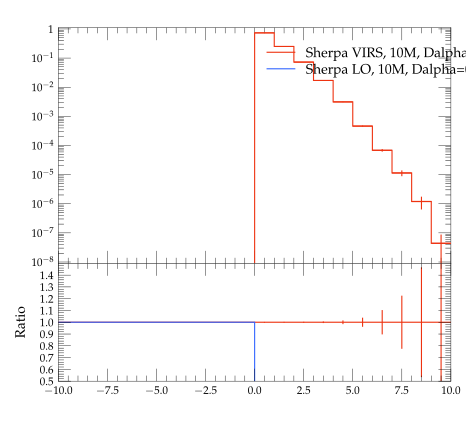

Source code (Python):
#! /usr/bin/env python

# This Python script was auto-generated using YODA v2.0.0.
# Analysis object: /evtb/cutEg_jbjg_deta
# Timestamp: 16-04-2024 (10:08:55)

import matplotlib as mpl
import matplotlib.pyplot as plt
mpl.use('Agg') # comment out for interactive use
import os
import numpy as np

plotDir = os.path.split(os.path.realpath(__file__))[0]
if 'YODA_USER_PLOT_PATH' in globals():
    plot_outdir = globals()['YODA_USER_PLOT_PATH']
else:
    plot_outdir = plotDir

#plot style
plt.style.use(os.path.join(plotDir, '../default.mplstyle'))
# plot metadata
figW, figH = plt.rcParams['figure.figsize']
ax_xLabel = r''
ax_yLabel = r''
ax_title  = r''
ax_xScale = 'linear'
ax_yScale = 'log'
xLims = (-10.0, 10.0)
yLims = (9.000000000000001e-09, 1.1)

# TeX-friendly labels for the legend
labels = [ r"Sherpa VIRS, 10M, Dalpha=0.01", r"Sherpa LO, 10M, Dalpha=0.01" ]

# Create figure and axis objects
fig, (ax, ratio0_ax) = plt.subplots(2, 1, sharex=True,
                  figsize=(figW,figH), gridspec_kw={'height_ratios': (2, 1)})
ratio0_ax.yaxis.set_major_locator(mpl.ticker.MultipleLocator(0.1))
ratio0_ax.set_ylim(0.5, 1.4999)
ratio0_ax.set_ylabel('Ratio')

# LineColor map: curve index -> color
linecolors = {0: '#EE3311', 1: '#3366FF'}
# the numerical data is stored in a separate file
dataf = dict()
prefix = os.path.split(__file__)[0]
if prefix:    prefix = prefix + '/'
exec(open(prefix+'cutEg_jbjg_deta__data.py').read(), dataf)


legend_handles = [] # keep track of handles for the legend

# style options for curves
# starts at zorder>=5 to draw curve on top of legend
styles = {
  'curve0': {
    'color' : linecolors[0],
    'linestyle' : '-',
    'marker' : 'o',
    'zorder' : 5,
    'histstyle' : True,
  },
  'curve1': {
    'color' : linecolors[1],
    'linestyle' : '-',
    'marker' : 'o',
    'zorder' : 6,
    'histstyle' : True,
  },
}
# curve from input yoda files in main panel
for label in dataf['yvals'].keys():
    if all(np.isnan(v) for v in dataf['yvals'][label]):
        continue
    tmp = None
    if styles[label]['histstyle']: # draw as histogram
        tmp, = ax.plot(dataf['xedges'], dataf['yedges'][label],
                       color=styles[label]['color'],
                       linestyle=styles[label]['linestyle'],
                       drawstyle='steps-pre', solid_joinstyle='miter',
                       zorder=styles[label]['zorder'], label=label)
        ax.errorbar(dataf['xpoints'], dataf['yvals'][label], color=styles[label]['color'],
                    xerr=dataf['xerrs'], yerr=[dataf['ydowns'][label], dataf['yups'][label]],
                    linestyle='none', zorder=styles[label]['zorder'])
    else: # draw as scatter
        tmp = ax.errorbar(dataf['xpoints'], dataf['yvals'][label],
                          xerr=dataf['xerrs'],
                          yerr=[ dataf['ydowns'][label],
                          dataf['yups'][label] ],
                          fmt=styles[label]['marker'],
                          ecolor=styles[label]['color'],
                          color=styles[label]['color'], zorder=2)
        tmp[-1][0].set_linestyle(styles[label]['linestyle'])
    legend_handles += [tmp]
    for varLabel in dataf['variation_yvals'].keys():
        if varLabel.startswith(label):
            tmp, = ax.plot(dataf['xedges'], dataf['variation_yvals'][varLabel],
                           color=styles[label]['color'],
                           linestyle=styles[label]['linestyle'],
                           drawstyle='steps-pre', solid_joinstyle='miter',
                           zorder=styles[label]['zorder'], alpha=0.5)


# plots on ratio panel
# curve from input yoda files in ratio panel
for label, yvals in dataf['ratio0_yvals'].items():
    if all(np.isnan(v) for v in yvals):
        continue
    if styles[label]['histstyle']: # plot as histogram
        ratio0_ax.plot(dataf['xedges'], yvals,
                       color=styles[label]['color'],
                       linestyle=styles[label]['linestyle'],
                       drawstyle='steps-pre', zorder=1,
                       solid_joinstyle='miter')
        ratio0_ax.vlines(dataf['xpoints'],
                         dataf['ratio0_ymin'][label],
                         dataf['ratio0_ymax'][label],
                         color=styles[label]['color'], zorder=1)
    else: # plot as scatter
        tmp = ratio0_ax.errorbar(dataf['xpoints'],
                                 yvals, xerr=dataf['xerrs'],
                                 yerr=dataf['ratio0_yerrs'][label],
                                 fmt=styles[label]['marker'],
                                 ecolor=styles[label]['color'],
                                 color=styles[label]['color'])
        tmp[-1][0].set_linestyle(styles[label]['linestyle'])

    for varlabel in dataf['ratio0_variation_vals'].keys():
        if varlabel.startswith(label):
            ratio0_ax.plot(dataf['xedges'],
                            dataf['ratio0_variation_vals'][varlabel],
                            color=styles[label]['color'],
                            linestyle=styles[label]['linestyle'],
                            drawstyle='steps-pre', solid_joinstyle='miter',
                            zorder=1, alpha=0.5)

legend_pos = (0.5, 0.97)
ax.legend(legend_handles, labels, loc='upper left', bbox_to_anchor=legend_pos)

# set plot metadata as defined above
ratio0_ax.set_xlabel(ax_xLabel)
ratio0_ax.xaxis.set_label_coords(1., -.15)
ax.set_ylabel(ax_yLabel, loc='top')
ax.set_title(ax_title, loc='left')
ax.set_xscale(ax_xScale)
ax.set_yscale(ax_yScale)
ax.set_xlim(xLims)
ax.set_ylim(yLims)

# tick formatting
plt.rcParams['xtick.top'] = True
plt.rcParams['ytick.right'] = True
ax.yaxis.set_major_locator(mpl.ticker.LogLocator(base=10.0, numticks=np.inf))
ax.yaxis.set_minor_locator(mpl.ticker.LogLocator(
                           base=10.0, subs=np.arange(0.1, 1, 0.1), numticks=np.inf))
fig.align_ylabels((ax, ratio0_ax))
plt.savefig(os.path.join(plot_outdir, 'cutEg_jbjg_deta.pdf'), format='PDF')
plt.savefig(os.path.join(plot_outdir, 'cutEg_jbjg_deta.png'), format='PNG')

plt.close(fig)
